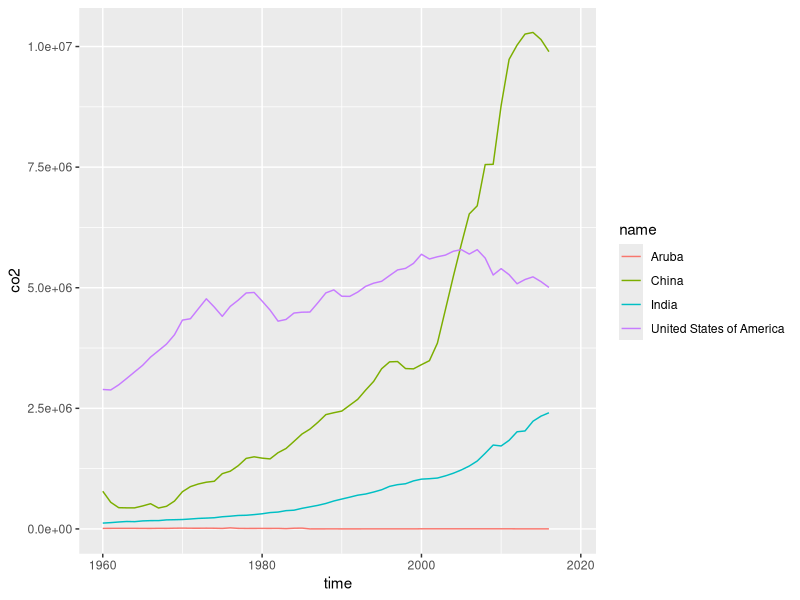
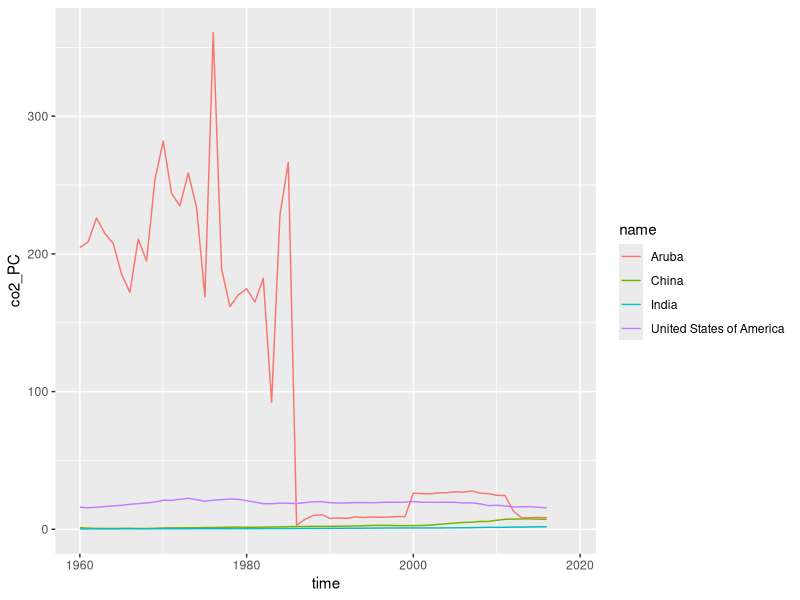
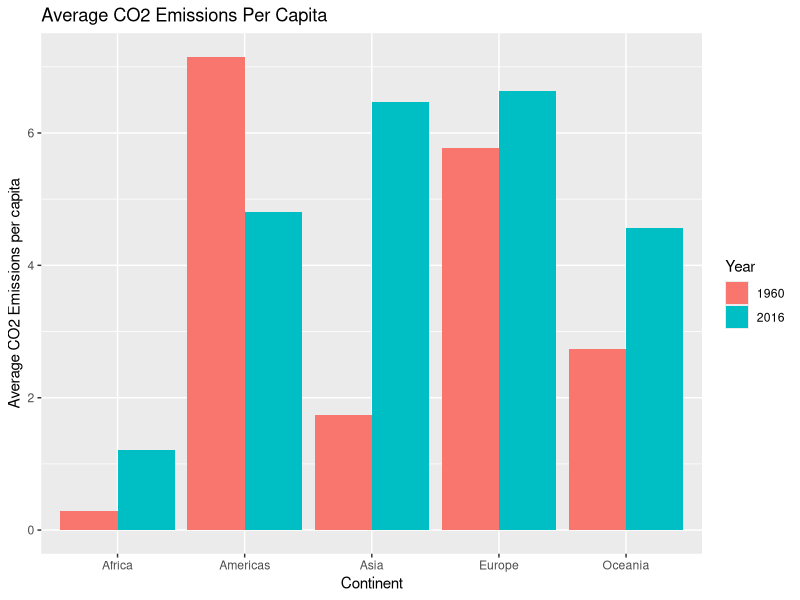
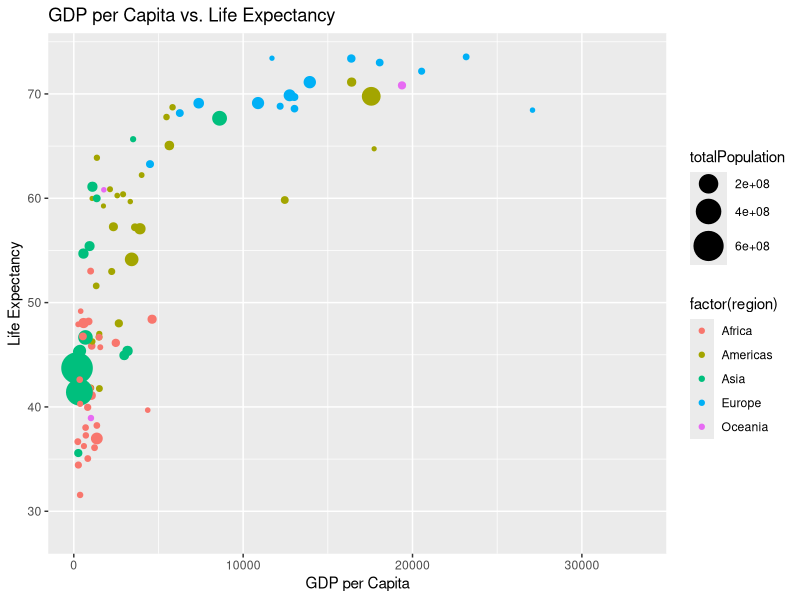
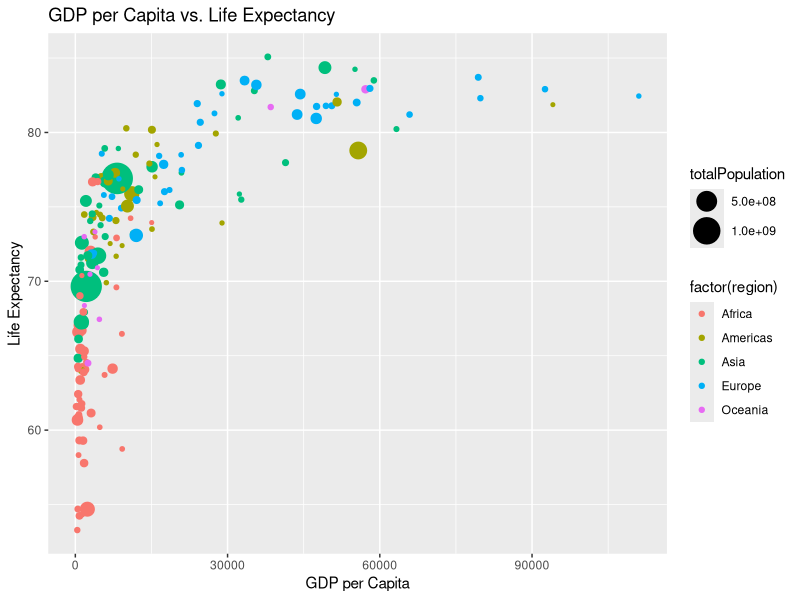
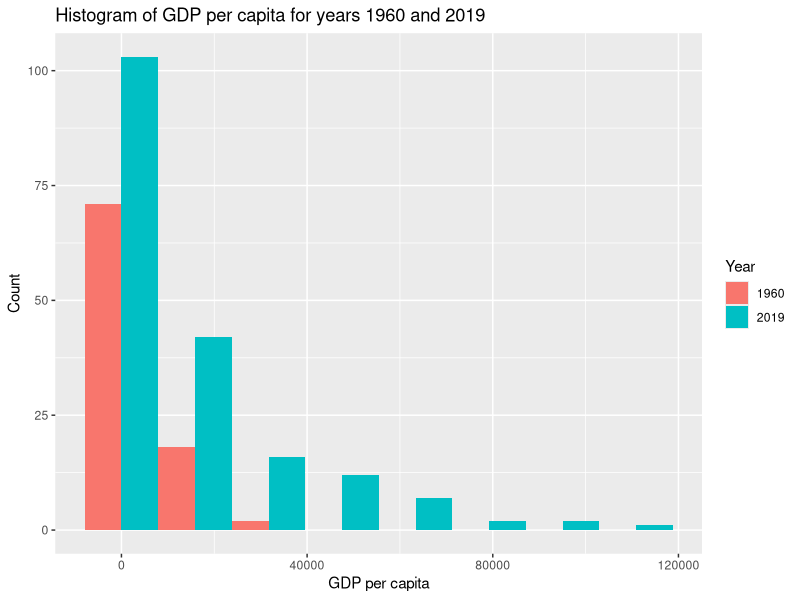

The R script that drew these images, in order:
## ---- chunk 1
library(dplyr)
library(readr)
df <- read_delim("gapminder.csv")
nrow(df)
ncol(df)
## ---- chunk 2
head(df)
## ---- chunk 3
length(unique(df$name))
length(unique(df$iso2))
length(unique(df$iso3))
## ---- chunk 4
df %>%
  group_by(iso2) %>%
  summarise(n = n_distinct(name)) %>%
  arrange(desc(n))
## ---- chunk 5
df %>%
  group_by(name) %>%
  summarise(n2 = n_distinct(iso3)) %>%
  arrange(desc(n2))

df %>%
  filter(is.na(name)) %>%
  distinct(iso3)
## ---- chunk 6
df %>%
  filter(!is.na(time)) %>%
  summarise(max_year = max(time), min_year = min(time))
## ---- chunk 7
length(df$co2 == "NA")
## ---- chunk 8
library(ggplot2)
df %>% 
  filter(name == "United States of America" |name == "China" | name == "India" | name == "Aruba") %>%
  select(time, co2, name) %>%
  ggplot(aes(x = time, y = co2, color = name)) + 
  geom_line()
## ---- chunk 9
df %>% 
  filter(name == "United States of America" |name == "China" | name == "India" | name == "Aruba") %>%
  select(time, co2_PC, name) %>%
  ggplot(aes(x = time, y = co2_PC, color = name)) + 
  geom_line()
## ---- chunk 10
df %>%
  filter(!is.na(co2_PC), !is.na(region)) %>%
  group_by(region,time) %>%
  summarize(avg_co2_pc = mean(co2_PC))
## ---- chunk 11
avg_co2_pc <- df %>%
  filter(!is.na(co2_PC), !is.na(region)) %>%
  group_by(region, time) %>%
  summarize(avg_co2_pc = mean(co2_PC))

ggplot(avg_co2_pc %>% filter(time %in% c(1960, 2016)), aes(x = region, y = avg_co2_pc, fill = factor(time))) +
  geom_col(position = "dodge") +
  labs(title = "Average CO2 Emissions Per Capita",
       x = "Continent",
       y = "Average CO2 Emissions per capita",
       fill = "Year")
## ---- chunk 12
#There is no data in 2019 so I use 1960
#largest
df %>% 
  filter(time == 1960) %>%
  filter(!is.na(co2_PC), !is.na(region)) %>%
  group_by(region) %>%
  summarise(avg = mean(co2_PC)) %>%
  arrange(desc(avg)) %>%
  head(3)
## ---- chunk 13
#smallest
df %>% 
  filter(time == 1960, !is.na(co2_PC), !is.na(region)) %>%
  group_by(region) %>%
  summarise(avg = mean(co2_PC)) %>%
  arrange(desc(avg)) %>%
  tail(3)
  
## ---- chunk 14
df_1960 <- df %>% filter(time == 1960, !is.na(name))

ggplot(df_1960, aes(x = GDP_PC, y = lifeExpectancy, size = totalPopulation, color = factor(region))) +
  geom_point() +
  scale_size_continuous(range = c(1, 10)) +
  labs(title = "GDP per Capita vs. Life Expectancy", x = "GDP per Capita", y = "Life Expectancy")

## ---- chunk 15
df_2019 <- df %>% filter(time == 2019, !is.na(name))
ggplot(df_2019, aes(x = GDP_PC, y = lifeExpectancy, size = totalPopulation, color = factor(region))) +
  geom_point() +
  scale_size_continuous(range = c(1, 10)) +
  labs(title = "GDP per Capita vs. Life Expectancy", x = "GDP per Capita", y = "Life Expectancy")
## ---- chunk 16
df %>%
  filter(time == 1960 | time == 2019, !is.na(region)) %>%
  group_by(region, time) %>%
  summarize(mean_le = mean(lifeExpectancy, na.rm = TRUE)) 
## ---- chunk 17
df %>%
  filter(time == 1960 | time == 2019,
         !is.na(region)) %>%
  group_by(region, time) %>%
  summarize(mean_le = mean(lifeExpectancy, na.rm = TRUE)) %>%
  mutate(dif = mean_le - lag(mean_le)) %>%
  filter(!is.na(dif)) %>%
  select(region, dif) %>%
  arrange(desc(dif)) %>%
  print()
## ---- chunk 18
gapminder_1960_2019 <- df %>%
  filter(time %in% c(1960, 2019))

ggplot(gapminder_1960_2019, aes(x=GDP_PC, fill=factor(time))) + 
  geom_histogram(position = "dodge", bins = 8) +
  ggtitle("Histogram of GDP per capita for years 1960 and 2019") +
  labs(x="GDP per capita", y="Count", fill = "Year") 
## ---- chunk 19
df %>% 
  filter(time == 1960 | time == 2019) %>%
  filter(!is.na(name)) %>%
  group_by(time) %>%
  mutate(rank = rank(desc(lifeExpectancy))) %>%
  filter(iso3 == "USA") %>%
  select(time, lifeExpectancy, rank, name) %>%
  print()
## ---- chunk 20
num_countries <- df %>% 
  filter(!is.na(lifeExpectancy)) %>%
  filter(!is.na(name)) %>%
  group_by(time) %>%
  summarise(n_countries = n())

us_rank <- df %>% 
  filter(!is.na(name) & !is.na(lifeExpectancy)) %>%
  group_by(time) %>%
  mutate(rank = rank(desc(lifeExpectancy))) %>%
  filter(iso3 == "USA") %>%
  select(time, rank)

result <- left_join(num_countries, us_rank, by = "time") %>%
  mutate(rel_rank = rank / n_countries)

result
